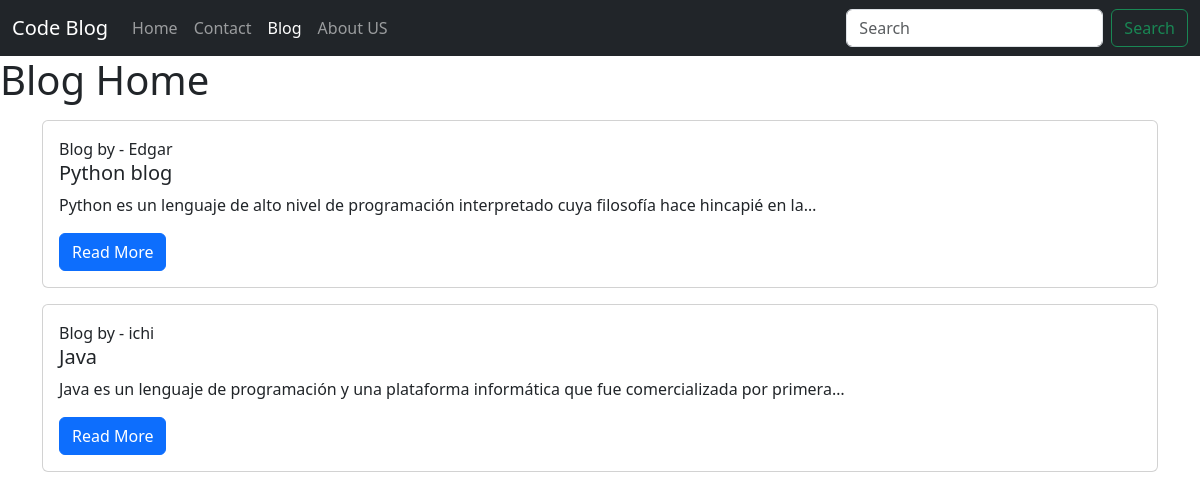
Screenshot of /blog/ with the database file from the repository.
### blog/models.py (models this page shows, shortened)
class Post(models.Model):
    sno = models.AutoField(primary_key=True)
    title = models.CharField(max_length=50)
    content = models.TextField()
    author = models.CharField(max_length=14)
    slug = models.CharField(max_length=130)
    timeStamp = models.DateTimeField(blank=True)

### blog/views.py (the view)
# urls.py: path('', views.bloghome, name='bloghome'),
def bloghome(request):
    allPosts = Post.objects.all()
    content = {'allPosts': allPosts}
    return render(request, 'blog/bloghome.html', content)

### templates/blog/bloghome.html (shortened to what this page needs)
{% extends 'home/base.html' %}
{% block name %}
   Blog Home
{% endblock %}
{% block blogactive %}
    active
{% endblock %}
{% block body %}
{% for post in allPosts %}
<div class="container my-3">
    <div class="card">
        <div class="card-body">
            <h8 class="card-title">Blog by - {{post.author}}</h8>
            <h5 class="card-title">{{post.title}}</h5>
            <p class="card-text">{{post.content | truncatechars:100}}</p>
            <a href="{{post.slug}}" class="btn btn-primary">Read More</a>
        </div>
    </div>
</div>
{% endfor %}
{% endblock %}

### templates/home/base.html (shortened to what this page needs)
<!doctype html>
<html lang="en">
  <head>
    <link href="https://cdn.jsdelivr.net/npm/bootstrap@5.3.3/dist/css/bootstrap.min.css" rel="stylesheet">
  </head>
  <body>
    <nav class="navbar navbar-expand-lg navbar-dark bg-dark">
        <div class="container-fluid">
          <a class="navbar-brand" href="/">Code Blog</a>
          <div class="collapse navbar-collapse" id="navbarSupportedContent">
            <ul class="navbar-nav me-auto mb-2 mb-lg-0">
              <li class="nav-item">
                <a class="nav-link {% block homeactive %} {% endblock %}" aria-current="page" href="/">Home</a>
              </li>
              <li class="nav-item">
                <a class="nav-link {% block contactactive %} {% endblock %}" href="/contact">Contact</a>
              </li>
              <li class="nav-item">
                <a class="nav-link {% block blogactive %} {% endblock %}" href="/blog">Blog</a>
              </li>
              <li class="nav-item">
                <a class="nav-link {% block aboutactive %} {% endblock %}" href="/about" aria-disabled="true">About US</a>
              </li>
            </ul>
                <form action="/search" method="get" class="d-flex" role="search">
                    <input name="query" class="form-control me-2" type="search" placeholder="Search" aria-label="Search">
                    <button class="btn btn-outline-success" type="submit">Search</button>
                </form>
            </div>
        </div>
    </nav>
        <h1>
          {% block name %}
          {% endblock %}
        </h1>
          {% block body %}
          {% endblock %}
    </body>
</html>

### rows the page displays
Post: author "Edgar", title "Python blog", content "Python es un lenguaje de alto nivel de programación interpretado cuya filosofía hace hincapié en la…"
Post: author "ichi", title "Java", content "Java es un lenguaje de programación y una plataforma informática que fue comercializada por primera…"
